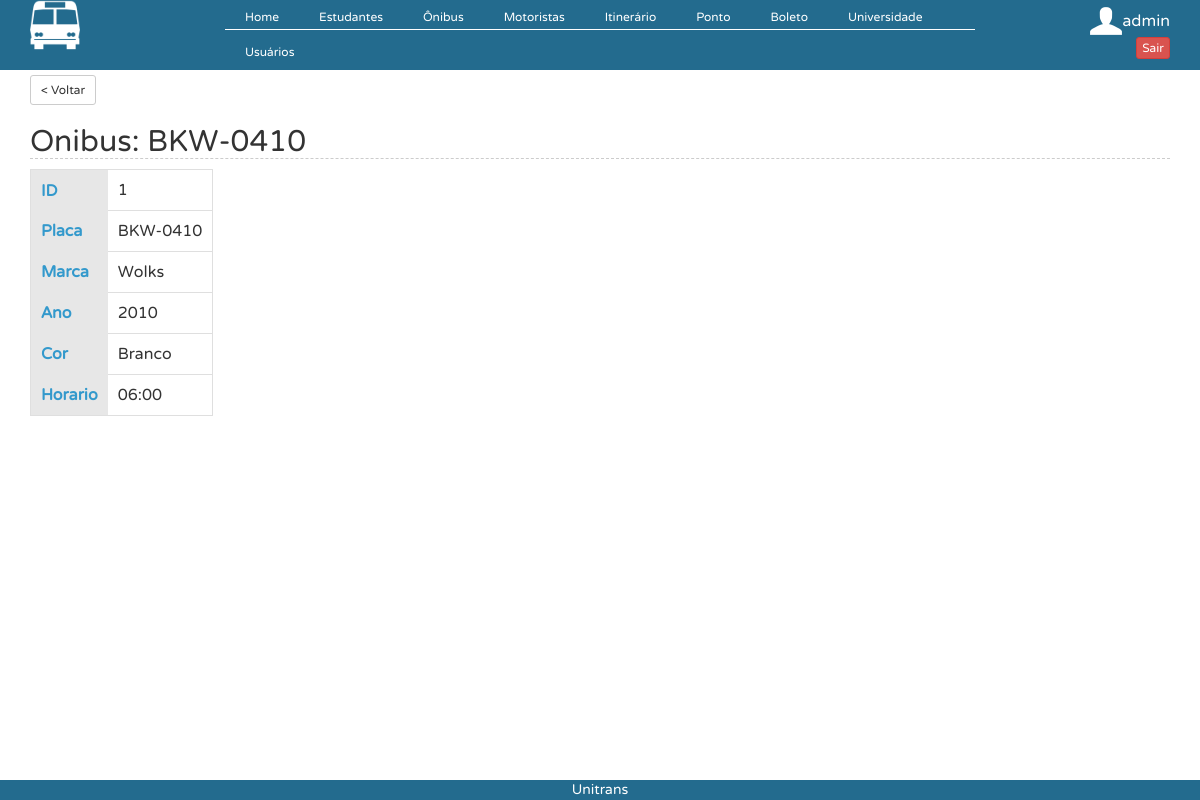
Screenshot of /?controller=onibus&action=view&id=1 (signed in) with the database file from the repository.
### tables this page shows
CREATE TABLE `onibus` (
  `id` int(11) NOT NULL AUTO_INCREMENT,
  `placa` varchar(9) DEFAULT NULL,
  `marca` varchar(45) DEFAULT NULL,
  `ano` varchar(45) DEFAULT NULL,
  `cor` varchar(45) DEFAULT NULL,
  `horario` varchar(45) DEFAULT NULL,
  PRIMARY KEY (`id`)
);

### controllers/OnibusController.php (called while the page is built, shortened)
<?php
class OnibusController {
    public function view() {
        $onibus = OnibusDAO::find($_GET['id']);
        require_once('views/onibus/view.php');
    }
}
?>

### connection.php (called while the page is built, shortened)
<?php
  class Db {
    private static $instance = NULL;
    public static function getInstance() {
      if (!isset(self::$instance)) {
        $pdo_options[PDO::ATTR_ERRMODE] = PDO::ERRMODE_EXCEPTION;
        self::$instance = new PDO('mysql:host=localhost;dbname=teste', 'root', '123456', $pdo_options);
      }
      return self::$instance;
    }
  }
?>

### models/OnibusDAO.php (called while the page is built, shortened)
<?php
require_once 'models/Onibus.php';
class OnibusDAO {
    public static function find($id) {
        $id = intval($id);
        $req = Db::getInstance()->prepare('SELECT * FROM onibus WHERE id = :id');
        $req->execute(array('id' => $id));
        return OnibusDAO::popular($req->fetch());
    }
    public static function popular($linha) {
        $onibus = new Onibus();
        $onibus->setId($linha['id']);
        $onibus->setPlaca($linha['placa']);
        $onibus->setMarca($linha['marca']);
        $onibus->setAno($linha['ano']);
        $onibus->setCor($linha['cor']);
        $onibus->setHorario($linha['horario']);
        return $onibus;
    }
}

### models/Onibus.php (called while the page is built)
<?php
class Onibus{
    private $id;
    private $placa;
    private $marca;
    private $ano;
    private $cor;
    private $horario;
function setId ($id){
        $this->id=$id;
    }
    function getId (){
        return $this->id;
    }
    public function getPlaca() {
        return $this->placa;
    }
    public function setPlaca($placa) {
        $this->placa = $placa;
    }
    public function getMarca() {
        return $this->marca;
    }
    public function setMarca($marca) {
        $this->marca = $marca;
    }
    public function getAno() {
        return $this->ano;
    }
    public function setAno($ano) {
        $this->ano = $ano;
    }
    public function getCor() {
        return $this->cor;
    }
    public function setCor($cor) {
        $this->cor = $cor;
    }
    public function getHorario() {
        return $this->horario;
    }
    public function setHorario($horario) {
        $this->horario = $horario;
    }
}
?>

### views/onibus/view.php (the view)
<button  onclick="javascript:history.back()" type="button" class="btn btn-default btn-sm" style="margin-top: 5px">
                    < Voltar
                </button><h2>Onibus: <?php echo $onibus->getPlaca();?></h2>
<table class="view">
    <tbody>
      <tr>
        <th>ID</th>
        <td><?php echo $onibus->getId() ?></td>
      </tr>
    <tr align="left">
        <th>Placa</th>
        <td><?php echo $onibus->getPlaca()?></td>
    </tr>
    <tr align="left">
        <th>Marca</th>
        <td><?php echo $onibus->getMarca()?></td>
    </tr>
    <tr align="left">
        <th>Ano</th>
        <td><?php echo $onibus->getAno()?></td>
    </tr>
    <tr align="left">
        <th>Cor</th>
        <td><?php echo $onibus->getCor()?></td>
    </tr>
    <tr align="left">
        <th>Horario</th>
        <td><?php echo $onibus->getHorario()?></td>
    </tr>
    </tbody>
  </table>

### webroot/css/estilo.css (style rules this page uses)
* { margin:0; padding:0; font-family: myFirstFont; }
h2 { font-family: Arial, sans-serif; color: #3399CC; font-size: 30px; font-weight: bold; border-bottom: 1px dashed #ccc; margin: 0px 0px 0px 0px; }
table.view { border: 1px solid #dfdfdf; background-color: #fff; clear: both; margin-bottom: 10px; }
table.view tr th { padding: 10px; background-color: #e7e7e7; color: #3399CC; border-bottom: 0px; text-align: left; cursor: pointer; }
table.view tr td { padding: 10px; border-bottom: 1px solid #dfdfdf; vertical-align: middle; }

### rows the page displays
onibus: placa "BKW-0410", id "1", marca "Wolks", ano "2010", cor "Branco", horario "06:00"

### other values shown
$_SESSION['login'] "admin"
